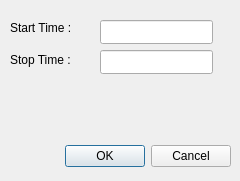
<?xml version="1.0" encoding="UTF-8"?>
<ui version="4.0">
 <class>RepeatScanDialog</class>
 <widget class="QDialog" name="RepeatScanDialog">
  <property name="geometry">
   <rect>
    <x>0</x>
    <y>0</y>
    <width>240</width>
    <height>181</height>
   </rect>
  </property>
  <property name="windowTitle">
   <string>Dialog</string>
  </property>
  <widget class="QDialogButtonBox" name="okButton">
   <property name="geometry">
    <rect>
     <x>10</x>
     <y>140</y>
     <width>221</width>
     <height>32</height>
    </rect>
   </property>
   <property name="orientation">
    <enum>Qt::Horizontal</enum>
   </property>
   <property name="standardButtons">
    <set>QDialogButtonBox::Cancel|QDialogButtonBox::Ok</set>
   </property>
  </widget>
  <widget class="QLabel" name="label">
   <property name="geometry">
    <rect>
     <x>10</x>
     <y>20</y>
     <width>91</width>
     <height>16</height>
    </rect>
   </property>
   <property name="text">
    <string>Start Time :</string>
   </property>
  </widget>
  <widget class="QLabel" name="label_2">
   <property name="geometry">
    <rect>
     <x>10</x>
     <y>50</y>
     <width>81</width>
     <height>20</height>
    </rect>
   </property>
   <property name="text">
    <string>Stop Time :</string>
   </property>
  </widget>
  <widget class="QLineEdit" name="scanStartTimeLE">
   <property name="geometry">
    <rect>
     <x>100</x>
     <y>20</y>
     <width>113</width>
     <height>24</height>
    </rect>
   </property>
   <property name="text">
    <string/>
   </property>
  </widget>
  <widget class="QLineEdit" name="scanStopTimeLE">
   <property name="geometry">
    <rect>
     <x>100</x>
     <y>50</y>
     <width>113</width>
     <height>24</height>
    </rect>
   </property>
   <property name="text">
    <string/>
   </property>
  </widget>
 </widget>
 <resources/>
 <connections>
  <connection>
   <sender>okButton</sender>
   <signal>accepted()</signal>
   <receiver>RepeatScanDialog</receiver>
   <slot>accept()</slot>
   <hints>
    <hint type="sourcelabel">
     <x>248</x>
     <y>254</y>
    </hint>
    <hint type="destinationlabel">
     <x>157</x>
     <y>274</y>
    </hint>
   </hints>
  </connection>
  <connection>
   <sender>okButton</sender>
   <signal>rejected()</signal>
   <receiver>RepeatScanDialog</receiver>
   <slot>reject()</slot>
   <hints>
    <hint type="sourcelabel">
     <x>316</x>
     <y>260</y>
    </hint>
    <hint type="destinationlabel">
     <x>286</x>
     <y>274</y>
    </hint>
   </hints>
  </connection>
 </connections>
</ui>
